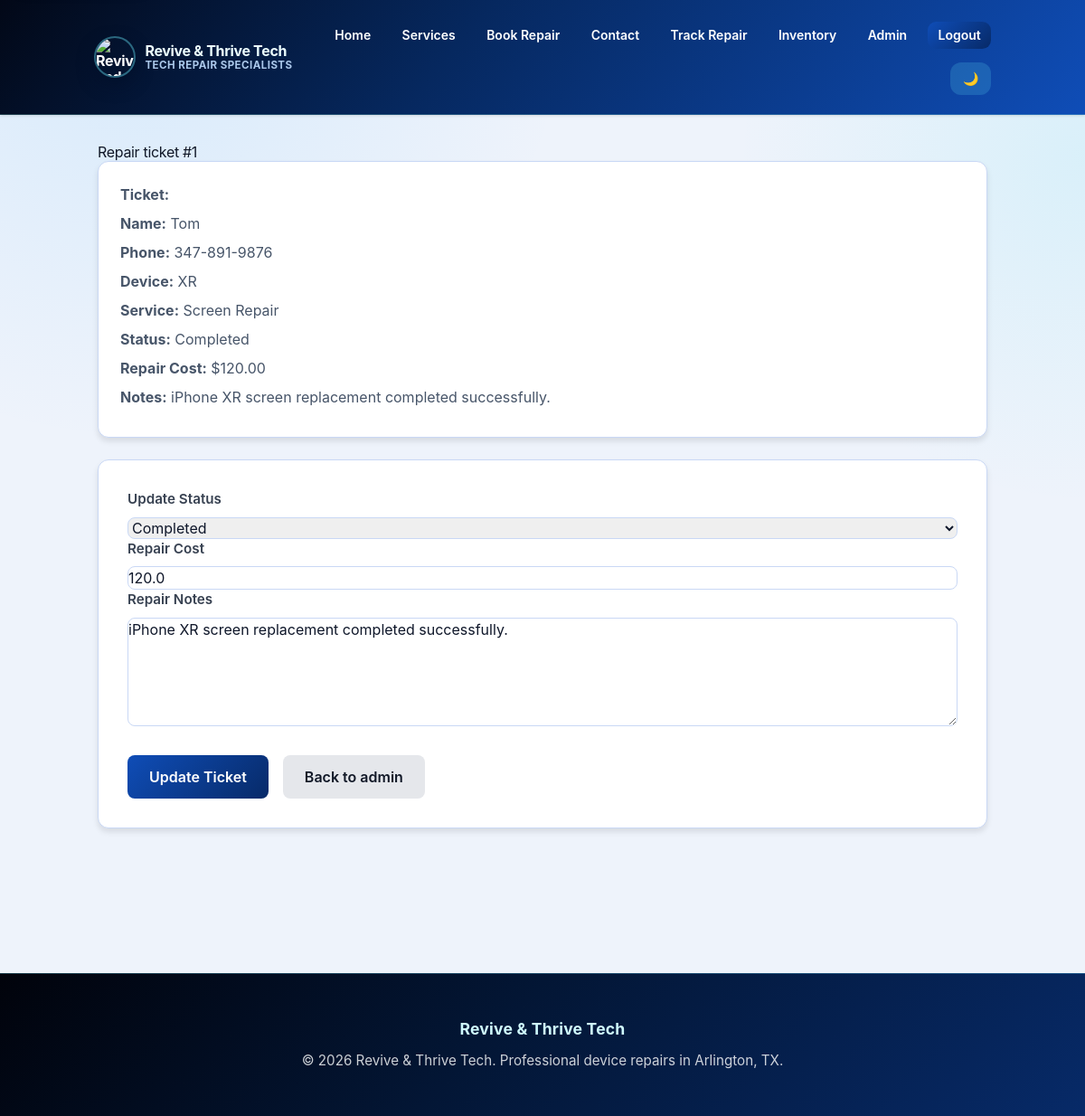
Screenshot of /ticket/1 (signed in) with the database file from the repository.
### tables this page shows
CREATE TABLE bookings (
            id INTEGER PRIMARY KEY AUTOINCREMENT,
            customer_name TEXT NOT NULL,
            phone_number TEXT NOT NULL,
            device_type TEXT NOT NULL,
            device_model TEXT NOT NULL,
            service_needed TEXT NOT NULL,
            issue_description TEXT NOT NULL,
            preferred_date TEXT NOT NULL,
            status TEXT DEFAULT 'New Request',
            created_at TEXT NOT NULL
        , repair_cost REAL DEFAULT 0, notes TEXT DEFAULT '', phone_number_normalized TEXT NOT NULL DEFAULT '', ticket_code TEXT DEFAULT '');

### app.py (the view, shortened to what this page needs)
@app.route("/ticket/<int:id>", methods=["GET", "POST"])
@admin_required
def ticket(id):
    conn = get_db_connection()
    cursor = conn.cursor()
    cursor.execute("SELECT * FROM bookings WHERE id = ?", (id,))
    booking = cursor.fetchone()
    if booking is None:
        conn.close()
        abort(404)
    conn.close()
    return render_template(
        "ticket.html",
        booking=booking,
        status_options=STATUS_OPTIONS,
    )

### app.py (called while the page is built)
def s3_url(path):
    clean_path = (path or "").lstrip("/")
    if not clean_path:
        return ""
    if S3_BASE_URL:
        return f"{S3_BASE_URL}/{clean_path}"
    return url_for("static", filename=clean_path)

@app.context_processor
def inject_template_helpers():
    return {
        "s3_url": s3_url,
        "is_admin_authenticated": session.get("is_admin") is True,
    }

def admin_required(view_func):
    @wraps(view_func)
    def wrapped_view(*args, **kwargs):
        if session.get("is_admin") is not True:
            flash("Please sign in as admin to access this page.", "error")
            return redirect(url_for("admin_login", next=request.path))
        return view_func(*args, **kwargs)
    return wrapped_view

def get_db_connection():
    conn = sqlite3.connect(app.config["DATABASE"])
    conn.row_factory = sqlite3.Row
    return conn

### templates/ticket.html (shortened to what this page needs)
{% extends 'base.html' %}
{% block content %}
  <section class="section" data-reveal>
    <h1>Repair ticket {{ booking.ticket_code or ('#' ~ booking.id) }}</h1>
    <div class="card">
      <p><strong>Ticket:</strong> {{ booking.ticket_code or '' }}</p>
      <p><strong>Name:</strong> {{ booking.customer_name }}</p>
      <p><strong>Phone:</strong> {{ booking.phone_number }}</p>
      <p><strong>Device:</strong> {{ booking.device_model }}</p>
      <p><strong>Service:</strong> {{ booking.service_needed }}</p>
      <p><strong>Status:</strong> {{ booking.status }}</p>
      <p><strong>Repair Cost:</strong> ${{ '%.2f' | format(booking.repair_cost or 0) }}</p>
      <p><strong>Notes:</strong> {{ booking.notes or 'No notes yet.' }}</p>
    </div>
    <form method="POST" class="form">
      <div class="field-group">
        <label for="status">Update Status</label>
        <select id="status" name="status" required>
          {% for option in status_options %}
            <option value="{{ option }}" {% if booking.status == option %}selected{% endif %}>{{ option }}</option>
          {% endfor %}
        </select>
      </div>
      <div class="field-group">
        <label for="repair_cost">Repair Cost</label>
        <input id="repair_cost" type="number" step="0.01" name="repair_cost" value="{{ booking.repair_cost or 0 }}" placeholder="Repair Cost" />
      </div>
      <div class="field-group">
        <label for="notes">Repair Notes</label>
        <textarea id="notes" name="notes" placeholder="Repair Notes">{{ booking.notes or '' }}</textarea>
      </div>
      <div class="form-actions">
        <button type="submit" class="button button-primary">Update Ticket</button>
        <a class="button button-secondary" href="/admin">Back to admin</a>
      </div>
    </form>
  </section>
{% endblock %}

### templates/base.html (shortened to what this page needs)
<!DOCTYPE html>
<html lang="en">
<head>
  <script src="https://cdn.tailwindcss.com"></script>
  <link rel="stylesheet" href="{{ url_for('static', filename='style.css') }}" />
</head>
<body>
<header class="bg-white dark:bg-gray-900 shadow">
  <div class="site-header container mx-auto px-4 py-3">
    <div class="site-brand-wrap flex items-center gap-3">
      <div class="brand">
        <img class="brand-logo" src="{{ s3_url('logo/logo.png') }}" alt="Revive and Thrive Tech logo" />
        <span class="brand-copy">
          <span class="brand-text">Revive & Thrive Tech</span>
          <span class="brand-sub">Tech Repair Specialists</span>
        </span>
      </div>
    </div>
    <nav class="site-nav flex flex-wrap gap-3 text-sm text-gray-700 dark:text-gray-200 justify-center md:justify-end" aria-label="Primary navigation">
      <a href="/" class="nav-link">Home</a>
      <a href="/services" class="nav-link">Services</a>
      <a href="/book" class="nav-link">Book Repair</a>
      <a href="/contact" class="nav-link">Contact</a>
      {% if is_admin_authenticated %}
      <a href="/status" class="nav-link">Track Repair</a>
      <a href="/inventory" class="nav-link">Inventory</a>
      <a href="/admin" class="nav-link">Admin</a>
      <form method="post" action="{{ url_for('admin_logout') }}" class="inline-logout-form">
        <button type="submit" class="nav-link nav-link-button">Logout</button>
      </form>
      {% else %}
      <a href="{{ url_for('admin_login') }}" class="nav-link">Admin Login</a>
      {% endif %}
      <button id="dark-toggle" aria-label="Toggle dark mode" class="dark-toggle">🌙</button>
    </nav>
  </div>
</header>
<main id="main-content">
  <div class="container">
    {% block content %}{% endblock %}
  </div>
</main>
<footer>
  <div class="container footer-inner">
    <p class="footer-brand">Revive & Thrive Tech</p>
    <p class="footer-copy">© 2026 Revive & Thrive Tech. Professional device repairs in Arlington, TX.</p>
  </div>
</footer>
</body>
</html>

### rows the page displays
bookings: ticket_code+id "#1", customer_name "Tom", phone_number "347-891-9876", device_model "XR", service_needed "Screen Repair", status "Completed", repair_cost "120.00", notes "iPhone XR screen replacement completed successfully.", repair_cost "120.0"
